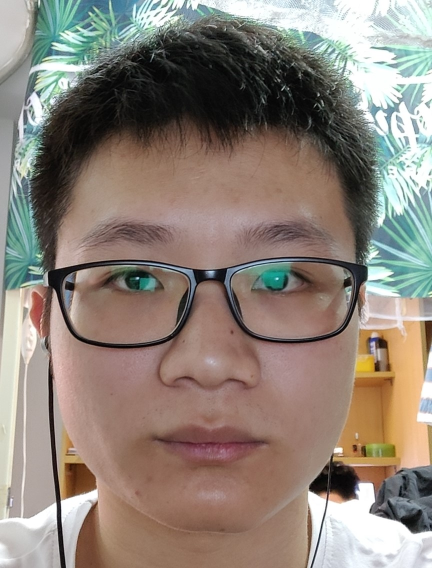
#> input picture test.jpg, 864 x 1136 px, given in place of the camera (shown at 1/2 size)
$ python op_face.py
#> lines starting #> are read from the running program, lines starting #| are printed output that depends on the picture
import numpy as np
import cv2
from sklearn.neighbors import KNeighborsClassifier
from pathlib import Path

REAL_DISTANCE = 4
file_path = [i for i in Path(__file__).parent.iterdir() if i.is_dir()]


def img2vector(image):
    """
    读取图片并转换为一维向量

    :param image:图片
    :return:一维向量
    """
    print(image)
    img = cv2.imread(image, 0)
    img = cv2.resize(img, (100, 100), )  # 读取图片并重设大小
    rows, cols = img.shape  # 获取图片的像素
    # img_vector = np.zeros((1, rows * cols))  # 初始值均设置为0，大小就是图片像素的大小
    img_vector = np.reshape(img, (1, rows * cols))  # 使用imgVector变量作为一个向量存储图片矢量化信息
    return img_vector


def load_img(img_num: int, people_num: int):
    """
    加载图片集，可分为训练集和测试集

    :param img_num: 选择每个人img_num张图片
    :param people_num: 人数
    :return: 一维向量集合和对应的标签
    """
    face = np.zeros((people_num * img_num, 100 * 100))
    label = np.zeros(people_num * img_num)  # [0,0,.....0](共40*k个0)
    sample = np.random.permutation(img_num) + 1  # 随机排序1-10 (0-9）+1
    for num, i in enumerate(file_path):  # 共有people_num个人
        for j in range(img_num):  # 每个人都有10张照片
            image = i / Path(f'{sample[j]}.jpg')
            # 读取图片并进行矢量化,构成训练集
            face[num * img_num + j, :] = img2vector(str(image))
            label[num * img_num + j] = i.name
    return face, label


def pca(face_data, vector_num: int):  # 参数r代表降低到r维
    """
    PCA算法

    :param face_data: 一维面部数据向量
    :param vector_num: 代表降低到vector_num维
    :return: 降维后的一维面部数据向量，平均脸向量和vector_num维向量
    """
    data = np.float32(np.mat(face_data))
    rows, cols = np.shape(data)
    face_mean = np.mean(data, 0)  # 对列求平均值
    d_value = data - np.tile(face_mean, (rows, 1))  # 将所有样例减去对应均值得到A
    covariance_matrix = d_value * d_value.T  # 得到协方差矩阵
    characteristic_value, characteristic_vector = np.linalg.eig(covariance_matrix)  # 求协方差矩阵的特征值和特征向量
    r_num_vector = d_value.T * characteristic_vector[:, 0:vector_num]  # 按列取前r个特征向量,小矩阵特征向量向大矩阵特征向量过渡
    for i in range(vector_num):
        print(r_num_vector.shape)
        r_num_vector[:, i] = r_num_vector[:, i] / np.linalg.norm(r_num_vector[:, i])  # 特征向量归一化
    final_face_data = d_value * r_num_vector
    return final_face_data, face_mean, r_num_vector


def face_recongize_knn(image) -> str:
    """
    一维面部数据向量处理

    :param image:面部帧
    :return: 预测值
    """
    print(image)
    train_face, train_label = load_img(10, 4)
    test_face = np.zeros((1, 100 * 100))
    img = cv2.resize(image, (100, 100), )
    rows, cols = img.shape  # 获取图片的像素
    test_face[0, :] = np.reshape(img, (1, rows * cols))
    test_label = np.zeros(1)
    test_label[0] = 1
    num_test = test_face.shape[0]
    data_train_new, data_mean, r_num_vector = pca(train_face, 8)
    temp_face = test_face - np.tile(data_mean, (num_test, 1))
    data_test_new = np.array(temp_face * r_num_vector)  # 得到测试脸在特征向量下的数据,mat change to array
    return knn_com(data_train_new, train_label, data_test_new)


def camera_face():
    """
    展示用

    :return: None
    """
    face_cascade = cv2.CascadeClassifier(cv2.data.haarcascades + 'haarcascade_frontalface_default.xml')
    cap = cv2.VideoCapture(0, cv2.CAP_DSHOW)
    while True:
        ret, frame = cap.read()
#> frame is the input picture: shape (1136, 864, 3); mean B, G, R 120.4, 130.2, 141.9
        frame_detected = face_cascade.detectMultiScale(frame, scaleFactor=1.1, minNeighbors=5)
#> frame_detected = [[29, 662, 51, 51], [512, 489, 78, 78]]
        try:
            x, y, w, h = frame_detected[0]
#> x = 29; y = 662; w = 51; h = 51
            gray = cv2.cvtColor(frame, cv2.COLOR_BGR2GRAY)
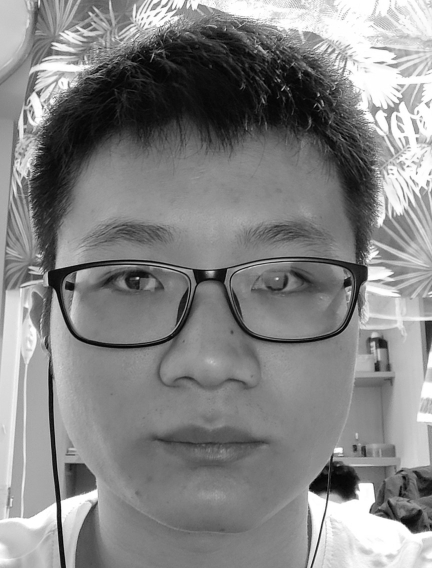
#> gray: shape (1136, 864) (shown at 1/2 size); min 0, max 255, mean 132.6
            pre = face_recongize_knn(gray[y:y + h, x:x + w])
#> (printed output is left out)
#> in face_recongize_knn, `img = cv2.resize(image, (100, 100), )`:
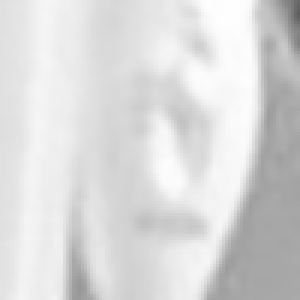
#> img: shape (100, 100) (shown 3 times larger); min 95, max 254, mean 217.7
            cv2.putText(frame, pre, (x, y), cv2.FONT_HERSHEY_SIMPLEX, 1, (55, 255, 155), 2)
            cv2.rectangle(frame, (x, y), (x + w, y + h), (0, 255, 0), 1)
        except IndexError as e:
            print(e)
        finally:
            cv2.imshow('face_capture', frame)
        if cv2.waitKey(100) & 0xff == ord('q'):
            break
    cap.release()
    cv2.destroyAllWindows()


def knn_com(data, label, input_data) -> str:
    """
    knn聚类算法

    :param data: 一维面部数据向量
    :param label: 一维面部数据向量对应的一维标签向量
    :param input_data: 输入的一维面部数据向量
    :return: 预测标签字符串
    """
    np.random.seed(0)
    knn = KNeighborsClassifier()  # 定义一个knn分类器对象
#> (the run stopped early here; a loop or call above may not have finished)
